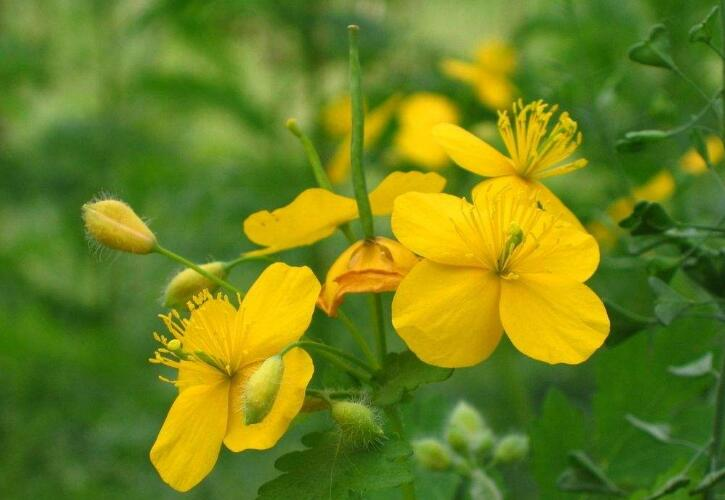
#> input picture 05图像特效/image.jpg, 725 x 500 px
$ jupyter execute '04图片颜色反转.ipynb'
#> lines starting #> are read from the running program, lines starting #| are printed output that depends on the picture
[cell 1]
import cv2
import numpy as np
img = cv2.imread('image.jpg',1)
#> img is the input picture: shape (500, 725, 3); mean B, G, R 27.6, 129.5, 108.6
imgInfo = img.shape
#> imgInfo = (500, 725, 3)
height = imgInfo[0]
#> height = 500
width = imgInfo[1]
#> width = 725
gary = cv2.cvtColor(img,cv2.COLOR_BGR2GRAY)
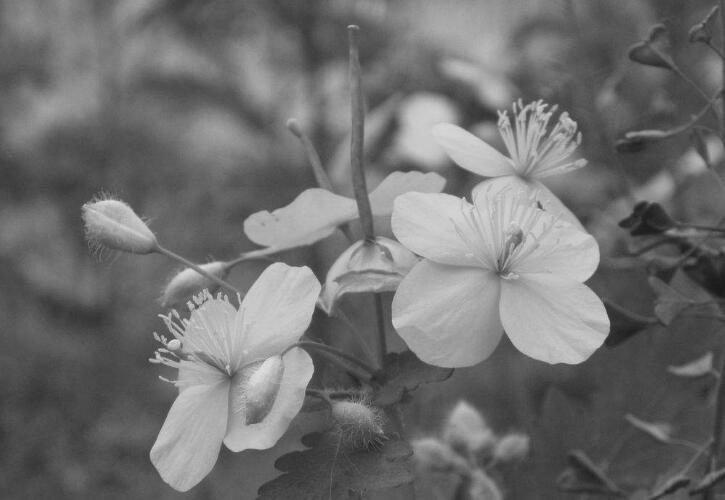
#> gary: shape (500, 725); min 25, max 230, mean 111.6
dst = np.zeros((height,width,1),np.uint8)
for i in range(0,height):
    for j in range(0,width):
        garyPixel = gary[i,j]
        dst[i,j] = 255 - garyPixel
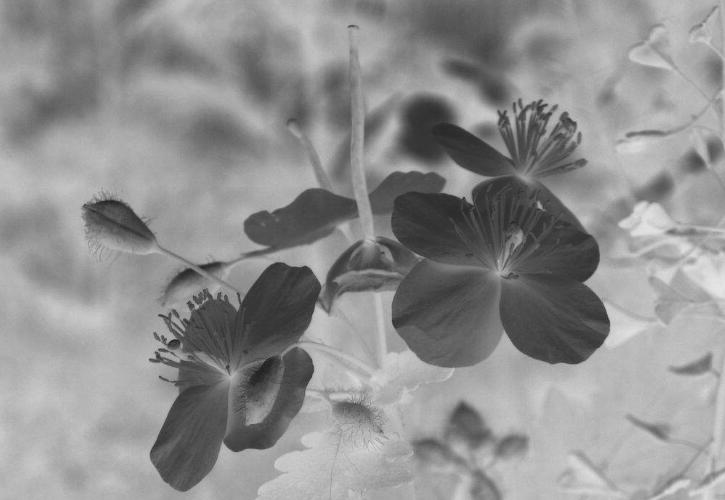
#> dst: shape (500, 725, 1); min 25, max 230, mean 143.4
cv2.imshow('dst',dst)
cv2.waitKey(0)

[cell 2]
import cv2
import numpy as np
img = cv2.imread('image.jpg',1)
imgInfo = img.shape
height = imgInfo[0]
width = imgInfo[1]
dst = np.zeros((height,width,3),np.uint8)
for i in range(0,height):
    for j in range(0,width):
        (b,g,r) = img[i,j]
        dst[i,j] = (255 - b,255 - g,255 - r)
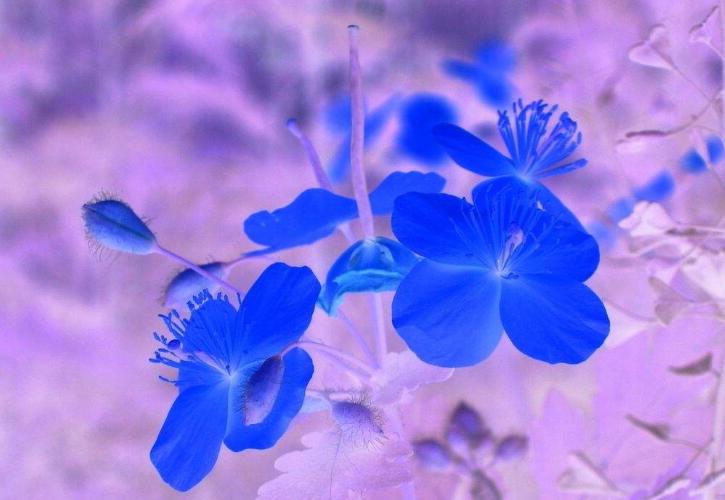
#> dst: shape (500, 725, 3); mean B, G, R 227.4, 125.5, 146.4
cv2.imshow('dst',dst)
cv2.waitKey(0)
